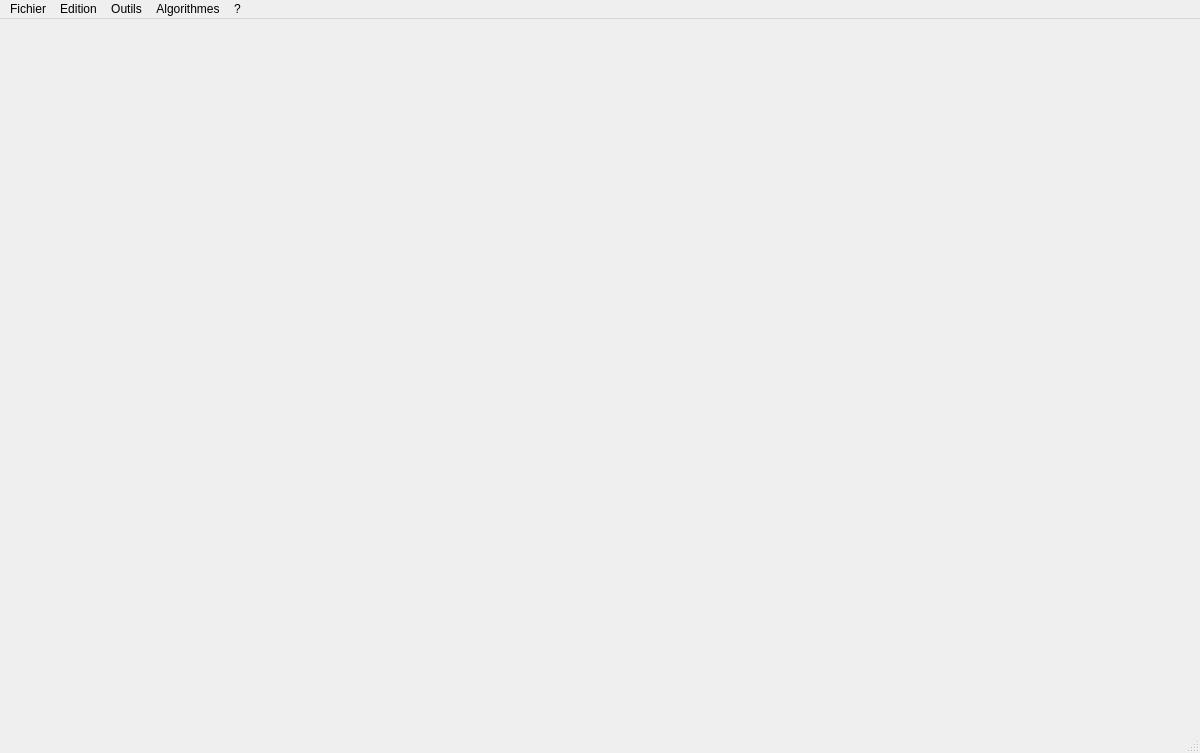
<?xml version="1.0" encoding="UTF-8"?>
<ui version="4.0">
 <class>FenetrePrincipale</class>
 <widget class="QMainWindow" name="FenetrePrincipale">
  <property name="geometry">
   <rect>
    <x>0</x>
    <y>0</y>
    <width>1200</width>
    <height>753</height>
   </rect>
  </property>
  <property name="windowTitle">
   <string>Graphe</string>
  </property>
  <widget class="QWidget" name="centralwidget"/>
  <widget class="QMenuBar" name="menubar">
   <property name="geometry">
    <rect>
     <x>0</x>
     <y>0</y>
     <width>1200</width>
     <height>26</height>
    </rect>
   </property>
   <widget class="QMenu" name="menuFichier">
    <property name="title">
     <string>Fichier</string>
    </property>
    <addaction name="actionNouveau"/>
    <addaction name="separator"/>
    <addaction name="actionQuitter"/>
   </widget>
   <widget class="QMenu" name="menuEdition">
    <property name="title">
     <string>Edition</string>
    </property>
   </widget>
   <widget class="QMenu" name="menuOutils">
    <property name="title">
     <string>Outils</string>
    </property>
    <widget class="QMenu" name="menuGraphe">
     <property name="title">
      <string>Graphe</string>
     </property>
     <addaction name="actionR_initialiser_les_couleurs_2"/>
     <addaction name="actionRedessiner_les_ar_tes"/>
     <addaction name="actionRedessiner_le_graphe"/>
    </widget>
    <addaction name="menuGraphe"/>
   </widget>
   <widget class="QMenu" name="menuA_propos">
    <property name="title">
     <string>?</string>
    </property>
    <addaction name="actionApropos"/>
   </widget>
   <widget class="QMenu" name="menuAlgorithmes">
    <property name="title">
     <string>Algorithmes</string>
    </property>
    <widget class="QMenu" name="menuColoration">
     <property name="title">
      <string>Coloration</string>
     </property>
     <addaction name="actionBipartie"/>
     <addaction name="actionGloutonC"/>
     <addaction name="action5_Coloration"/>
    </widget>
    <widget class="QMenu" name="menuClique_Max">
     <property name="title">
      <string>Clique Max</string>
     </property>
     <addaction name="actionGloutonMCP"/>
     <addaction name="actionGlouton_Temps_R_el"/>
     <addaction name="actionR_cuit_Simul"/>
    </widget>
    <widget class="QMenu" name="menuReconaissance">
     <property name="title">
      <string>Reconaissance</string>
     </property>
     <addaction name="actionOrdre_D_limination_Simplicial"/>
     <addaction name="actionQLNC2"/>
    </widget>
    <addaction name="menuColoration"/>
    <addaction name="separator"/>
    <addaction name="menuClique_Max"/>
    <addaction name="separator"/>
    <addaction name="menuReconaissance"/>
   </widget>
   <addaction name="menuFichier"/>
   <addaction name="menuEdition"/>
   <addaction name="menuOutils"/>
   <addaction name="menuAlgorithmes"/>
   <addaction name="menuA_propos"/>
  </widget>
  <widget class="QStatusBar" name="statusbar"/>
  <action name="actionApropos">
   <property name="text">
    <string>A propos</string>
   </property>
   <property name="whatsThis">
    <string/>
   </property>
  </action>
  <action name="actionCr_er_un_sommet">
   <property name="text">
    <string>Créer un sommet</string>
   </property>
  </action>
  <action name="actionCr_er_une_ar_te">
   <property name="text">
    <string>Créer une arête</string>
   </property>
  </action>
  <action name="actionModifier_le_sommet">
   <property name="text">
    <string>Modifier le sommet</string>
   </property>
  </action>
  <action name="actionModifier_l_ar_te">
   <property name="text">
    <string>Modifier l'arête</string>
   </property>
  </action>
  <action name="actionQuitter">
   <property name="icon">
    <iconset>
     <normaloff>../build-Graphe-Desktop_Qt_5_4_2_MinGW_32bit-Debug/debug/opened33.png</normaloff>../build-Graphe-Desktop_Qt_5_4_2_MinGW_32bit-Debug/debug/opened33.png</iconset>
   </property>
   <property name="text">
    <string>Quitter</string>
   </property>
  </action>
  <action name="actionBiparti">
   <property name="text">
    <string>Coloration</string>
   </property>
  </action>
  <action name="actionNouveau">
   <property name="text">
    <string>Nouveau Graphe</string>
   </property>
  </action>
  <action name="actionBipartie">
   <property name="text">
    <string>Bipartie</string>
   </property>
  </action>
  <action name="actionGloutonC">
   <property name="text">
    <string>Glouton</string>
   </property>
  </action>
  <action name="action5_Coloration">
   <property name="text">
    <string>5-Coloration</string>
   </property>
  </action>
  <action name="actionR_initialiser_les_couleurs">
   <property name="text">
    <string>Réinitialiser les couleurs</string>
   </property>
  </action>
  <action name="actionR_initialiser_les_couleurs_2">
   <property name="text">
    <string>Réinitialiser les couleurs</string>
   </property>
  </action>
  <action name="actionGloutonMCP">
   <property name="text">
    <string>Glouton</string>
   </property>
  </action>
  <action name="actionR_cuit_Simul">
   <property name="text">
    <string>Récuit Simulé</string>
   </property>
  </action>
  <action name="actionOrdre_D_limination_Simplicial">
   <property name="text">
    <string>Graphes Triangulés</string>
   </property>
  </action>
  <action name="actionGlouton_Temps_R_el">
   <property name="text">
    <string>Glouton (Temps Réel)</string>
   </property>
  </action>
  <action name="actionRedessiner_les_ar_tes">
   <property name="text">
    <string>Redessiner les arêtes</string>
   </property>
  </action>
  <action name="actionQLNC2">
   <property name="text">
    <string>Graphes QLNC2</string>
   </property>
  </action>
  <action name="actionRedessiner_le_graphe">
   <property name="text">
    <string>Redessiner le graphe</string>
   </property>
  </action>
 </widget>
 <resources/>
 <connections/>
</ui>
